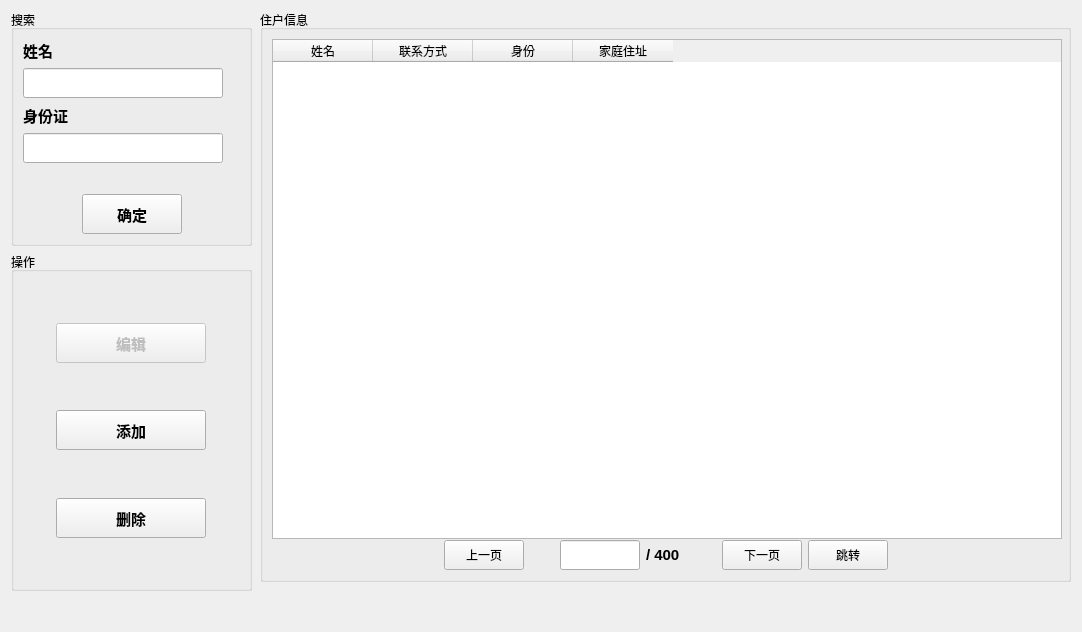
<?xml version="1.0" encoding="UTF-8"?>
<ui version="4.0">
 <class>StaffView</class>
 <widget class="QWidget" name="StaffView">
  <property name="geometry">
   <rect>
    <x>0</x>
    <y>0</y>
    <width>1082</width>
    <height>632</height>
   </rect>
  </property>
  <property name="sizePolicy">
   <sizepolicy hsizetype="Expanding" vsizetype="Expanding">
    <horstretch>0</horstretch>
    <verstretch>0</verstretch>
   </sizepolicy>
  </property>
  <property name="windowTitle">
   <string>Form</string>
  </property>
  <widget class="QGroupBox" name="gpbStaffInfo">
   <property name="geometry">
    <rect>
     <x>260</x>
     <y>10</y>
     <width>811</width>
     <height>572</height>
    </rect>
   </property>
   <property name="title">
    <string>住户信息</string>
   </property>
   <layout class="QHBoxLayout" name="horizontalLayout_8">
    <item>
     <layout class="QVBoxLayout" name="verticalLayout_5">
      <item>
       <widget class="QTableWidget" name="tblStaffInfo">
        <property name="minimumSize">
         <size>
          <width>790</width>
          <height>500</height>
         </size>
        </property>
        <property name="maximumSize">
         <size>
          <width>790</width>
          <height>500</height>
         </size>
        </property>
        <column>
         <property name="text">
          <string>姓名</string>
         </property>
        </column>
        <column>
         <property name="text">
          <string>联系方式</string>
         </property>
        </column>
        <column>
         <property name="text">
          <string>身份</string>
         </property>
        </column>
        <column>
         <property name="text">
          <string>家庭住址</string>
         </property>
        </column>
       </widget>
      </item>
      <item>
       <layout class="QHBoxLayout" name="horizontalLayout_7">
        <item>
         <spacer name="horizontalSpacer_9">
          <property name="orientation">
           <enum>Qt::Horizontal</enum>
          </property>
          <property name="sizeHint" stdset="0">
           <size>
            <width>40</width>
            <height>20</height>
           </size>
          </property>
         </spacer>
        </item>
        <item>
         <widget class="QPushButton" name="btnPrepage">
          <property name="minimumSize">
           <size>
            <width>80</width>
            <height>30</height>
           </size>
          </property>
          <property name="maximumSize">
           <size>
            <width>80</width>
            <height>30</height>
           </size>
          </property>
          <property name="text">
           <string>上一页</string>
          </property>
         </widget>
        </item>
        <item>
         <spacer name="horizontalSpacer_10">
          <property name="orientation">
           <enum>Qt::Horizontal</enum>
          </property>
          <property name="sizeType">
           <enum>QSizePolicy::Maximum</enum>
          </property>
          <property name="sizeHint" stdset="0">
           <size>
            <width>30</width>
            <height>20</height>
           </size>
          </property>
         </spacer>
        </item>
        <item>
         <widget class="QLineEdit" name="ledtNowpage">
          <property name="sizePolicy">
           <sizepolicy hsizetype="Maximum" vsizetype="Fixed">
            <horstretch>0</horstretch>
            <verstretch>0</verstretch>
           </sizepolicy>
          </property>
          <property name="minimumSize">
           <size>
            <width>80</width>
            <height>30</height>
           </size>
          </property>
          <property name="maximumSize">
           <size>
            <width>80</width>
            <height>30</height>
           </size>
          </property>
          <property name="font">
           <font>
            <family>Arial</family>
            <pointsize>11</pointsize>
            <weight>75</weight>
            <bold>true</bold>
           </font>
          </property>
          <property name="alignment">
           <set>Qt::AlignRight|Qt::AlignTrailing|Qt::AlignVCenter</set>
          </property>
         </widget>
        </item>
        <item>
         <widget class="QLabel" name="lblTolpage">
          <property name="sizePolicy">
           <sizepolicy hsizetype="Maximum" vsizetype="Preferred">
            <horstretch>0</horstretch>
            <verstretch>0</verstretch>
           </sizepolicy>
          </property>
          <property name="minimumSize">
           <size>
            <width>40</width>
            <height>30</height>
           </size>
          </property>
          <property name="maximumSize">
           <size>
            <width>40</width>
            <height>30</height>
           </size>
          </property>
          <property name="font">
           <font>
            <family>Arial</family>
            <pointsize>11</pointsize>
            <weight>75</weight>
            <bold>true</bold>
           </font>
          </property>
          <property name="text">
           <string>/ 400</string>
          </property>
         </widget>
        </item>
        <item>
         <spacer name="horizontalSpacer_11">
          <property name="orientation">
           <enum>Qt::Horizontal</enum>
          </property>
          <property name="sizeType">
           <enum>QSizePolicy::Maximum</enum>
          </property>
          <property name="sizeHint" stdset="0">
           <size>
            <width>30</width>
            <height>20</height>
           </size>
          </property>
         </spacer>
        </item>
        <item>
         <widget class="QPushButton" name="btnNxtpage">
          <property name="minimumSize">
           <size>
            <width>80</width>
            <height>30</height>
           </size>
          </property>
          <property name="maximumSize">
           <size>
            <width>80</width>
            <height>30</height>
           </size>
          </property>
          <property name="text">
           <string>下一页</string>
          </property>
         </widget>
        </item>
        <item>
         <widget class="QPushButton" name="btnJmppage">
          <property name="minimumSize">
           <size>
            <width>80</width>
            <height>30</height>
           </size>
          </property>
          <property name="maximumSize">
           <size>
            <width>80</width>
            <height>30</height>
           </size>
          </property>
          <property name="text">
           <string>跳转</string>
          </property>
         </widget>
        </item>
        <item>
         <spacer name="horizontalSpacer_12">
          <property name="orientation">
           <enum>Qt::Horizontal</enum>
          </property>
          <property name="sizeHint" stdset="0">
           <size>
            <width>40</width>
            <height>20</height>
           </size>
          </property>
         </spacer>
        </item>
       </layout>
      </item>
     </layout>
    </item>
   </layout>
  </widget>
  <widget class="QWidget" name="layoutWidget">
   <property name="geometry">
    <rect>
     <x>0</x>
     <y>0</y>
     <width>2</width>
     <height>2</height>
    </rect>
   </property>
   <layout class="QVBoxLayout" name="verticalLayout_2"/>
  </widget>
  <widget class="QWidget" name="layoutWidget">
   <property name="geometry">
    <rect>
     <x>11</x>
     <y>10</y>
     <width>241</width>
     <height>581</height>
    </rect>
   </property>
   <layout class="QVBoxLayout" name="verticalLayout_4">
    <item>
     <widget class="QGroupBox" name="gpbSearch">
      <property name="title">
       <string>搜索</string>
      </property>
      <layout class="QHBoxLayout" name="horizontalLayout_6">
       <item>
        <layout class="QVBoxLayout" name="verticalLayout">
         <item>
          <widget class="QLabel" name="lblName">
           <property name="font">
            <font>
             <family>Arial</family>
             <pointsize>11</pointsize>
             <weight>75</weight>
             <bold>true</bold>
            </font>
           </property>
           <property name="text">
            <string>姓名</string>
           </property>
          </widget>
         </item>
         <item>
          <widget class="QLineEdit" name="ledtName">
           <property name="minimumSize">
            <size>
             <width>200</width>
             <height>30</height>
            </size>
           </property>
           <property name="maximumSize">
            <size>
             <width>200</width>
             <height>30</height>
            </size>
           </property>
           <property name="font">
            <font>
             <family>Arial</family>
             <pointsize>11</pointsize>
             <weight>75</weight>
             <bold>true</bold>
            </font>
           </property>
          </widget>
         </item>
         <item>
          <widget class="QLabel" name="lblIdCard">
           <property name="font">
            <font>
             <family>Arial</family>
             <pointsize>11</pointsize>
             <weight>75</weight>
             <bold>true</bold>
            </font>
           </property>
           <property name="text">
            <string>身份证</string>
           </property>
          </widget>
         </item>
         <item>
          <widget class="QLineEdit" name="ledtIdCard">
           <property name="minimumSize">
            <size>
             <width>200</width>
             <height>30</height>
            </size>
           </property>
           <property name="maximumSize">
            <size>
             <width>200</width>
             <height>30</height>
            </size>
           </property>
           <property name="font">
            <font>
             <family>Arial</family>
             <pointsize>11</pointsize>
             <weight>75</weight>
             <bold>true</bold>
            </font>
           </property>
          </widget>
         </item>
         <item>
          <spacer name="verticalSpacer">
           <property name="orientation">
            <enum>Qt::Vertical</enum>
           </property>
           <property name="sizeType">
            <enum>QSizePolicy::Maximum</enum>
           </property>
           <property name="sizeHint" stdset="0">
            <size>
             <width>20</width>
             <height>25</height>
            </size>
           </property>
          </spacer>
         </item>
         <item>
          <layout class="QHBoxLayout" name="horizontalLayout">
           <item>
            <spacer name="horizontalSpacer">
             <property name="orientation">
              <enum>Qt::Horizontal</enum>
             </property>
             <property name="sizeHint" stdset="0">
              <size>
               <width>40</width>
               <height>20</height>
              </size>
             </property>
            </spacer>
           </item>
           <item>
            <widget class="QPushButton" name="btnConfirm">
             <property name="minimumSize">
              <size>
               <width>100</width>
               <height>40</height>
              </size>
             </property>
             <property name="maximumSize">
              <size>
               <width>100</width>
               <height>40</height>
              </size>
             </property>
             <property name="font">
              <font>
               <family>Arial</family>
               <pointsize>11</pointsize>
               <weight>75</weight>
               <bold>true</bold>
              </font>
             </property>
             <property name="text">
              <string>确定</string>
             </property>
            </widget>
           </item>
           <item>
            <spacer name="horizontalSpacer_2">
             <property name="orientation">
              <enum>Qt::Horizontal</enum>
             </property>
             <property name="sizeHint" stdset="0">
              <size>
               <width>40</width>
               <height>20</height>
              </size>
             </property>
            </spacer>
           </item>
          </layout>
         </item>
        </layout>
       </item>
      </layout>
     </widget>
    </item>
    <item>
     <widget class="QGroupBox" name="gpbEdit">
      <property name="minimumSize">
       <size>
        <width>0</width>
        <height>0</height>
       </size>
      </property>
      <property name="maximumSize">
       <size>
        <width>16777215</width>
        <height>16777215</height>
       </size>
      </property>
      <property name="title">
       <string>操作</string>
      </property>
      <layout class="QHBoxLayout" name="horizontalLayout_5">
       <item>
        <layout class="QVBoxLayout" name="verticalLayout_3">
         <item>
          <spacer name="verticalSpacer_2">
           <property name="orientation">
            <enum>Qt::Vertical</enum>
           </property>
           <property name="sizeHint" stdset="0">
            <size>
             <width>20</width>
             <height>40</height>
            </size>
           </property>
          </spacer>
         </item>
         <item>
          <layout class="QHBoxLayout" name="horizontalLayout_2">
           <item>
            <spacer name="horizontalSpacer_3">
             <property name="orientation">
              <enum>Qt::Horizontal</enum>
             </property>
             <property name="sizeHint" stdset="0">
              <size>
               <width>40</width>
               <height>20</height>
              </size>
             </property>
            </spacer>
           </item>
           <item>
            <widget class="QPushButton" name="btnEdit">
             <property name="enabled">
              <bool>false</bool>
             </property>
             <property name="minimumSize">
              <size>
               <width>150</width>
               <height>40</height>
              </size>
             </property>
             <property name="maximumSize">
              <size>
               <width>150</width>
               <height>40</height>
              </size>
             </property>
             <property name="font">
              <font>
               <family>Arial</family>
               <pointsize>11</pointsize>
               <weight>75</weight>
               <bold>true</bold>
              </font>
             </property>
             <property name="text">
              <string>编辑</string>
             </property>
            </widget>
           </item>
           <item>
            <spacer name="horizontalSpacer_4">
             <property name="orientation">
              <enum>Qt::Horizontal</enum>
             </property>
             <property name="sizeHint" stdset="0">
              <size>
               <width>40</width>
               <height>20</height>
              </size>
             </property>
            </spacer>
           </item>
          </layout>
         </item>
         <item>
          <spacer name="verticalSpacer_3">
           <property name="orientation">
            <enum>Qt::Vertical</enum>
           </property>
           <property name="sizeHint" stdset="0">
            <size>
             <width>20</width>
             <height>40</height>
            </size>
           </property>
          </spacer>
         </item>
         <item>
          <layout class="QHBoxLayout" name="horizontalLayout_3">
           <item>
            <spacer name="horizontalSpacer_5">
             <property name="orientation">
              <enum>Qt::Horizontal</enum>
             </property>
             <property name="sizeHint" stdset="0">
              <size>
               <width>40</width>
               <height>20</height>
              </size>
             </property>
            </spacer>
           </item>
           <item>
            <widget class="QPushButton" name="btnAdd">
             <property name="minimumSize">
              <size>
               <width>150</width>
               <height>40</height>
              </size>
             </property>
             <property name="maximumSize">
              <size>
               <width>150</width>
               <height>40</height>
              </size>
             </property>
             <property name="font">
              <font>
               <family>Arial</family>
               <pointsize>11</pointsize>
               <weight>75</weight>
               <bold>true</bold>
              </font>
             </property>
             <property name="text">
              <string>添加</string>
             </property>
            </widget>
           </item>
           <item>
            <spacer name="horizontalSpacer_6">
             <property name="orientation">
              <enum>Qt::Horizontal</enum>
             </property>
             <property name="sizeHint" stdset="0">
              <size>
               <width>40</width>
               <height>20</height>
              </size>
             </property>
            </spacer>
           </item>
          </layout>
         </item>
         <item>
          <spacer name="verticalSpacer_4">
           <property name="orientation">
            <enum>Qt::Vertical</enum>
           </property>
           <property name="sizeHint" stdset="0">
            <size>
             <width>20</width>
             <height>40</height>
            </size>
           </property>
          </spacer>
         </item>
         <item>
          <layout class="QHBoxLayout" name="horizontalLayout_4">
           <item>
            <spacer name="horizontalSpacer_7">
             <property name="orientation">
              <enum>Qt::Horizontal</enum>
             </property>
             <property name="sizeHint" stdset="0">
              <size>
               <width>40</width>
               <height>20</height>
              </size>
             </property>
            </spacer>
           </item>
           <item>
            <widget class="QPushButton" name="btnDel">
             <property name="minimumSize">
              <size>
               <width>150</width>
               <height>40</height>
              </size>
             </property>
             <property name="maximumSize">
              <size>
               <width>150</width>
               <height>40</height>
              </size>
             </property>
             <property name="font">
              <font>
               <family>Arial</family>
               <pointsize>11</pointsize>
               <weight>75</weight>
               <bold>true</bold>
              </font>
             </property>
             <property name="text">
              <string>删除</string>
             </property>
            </widget>
           </item>
           <item>
            <spacer name="horizontalSpacer_8">
             <property name="orientation">
              <enum>Qt::Horizontal</enum>
             </property>
             <property name="sizeHint" stdset="0">
              <size>
               <width>40</width>
               <height>20</height>
              </size>
             </property>
            </spacer>
           </item>
          </layout>
         </item>
         <item>
          <spacer name="verticalSpacer_5">
           <property name="orientation">
            <enum>Qt::Vertical</enum>
           </property>
           <property name="sizeHint" stdset="0">
            <size>
             <width>20</width>
             <height>40</height>
            </size>
           </property>
          </spacer>
         </item>
        </layout>
       </item>
      </layout>
     </widget>
    </item>
   </layout>
  </widget>
 </widget>
 <resources/>
 <connections/>
</ui>
